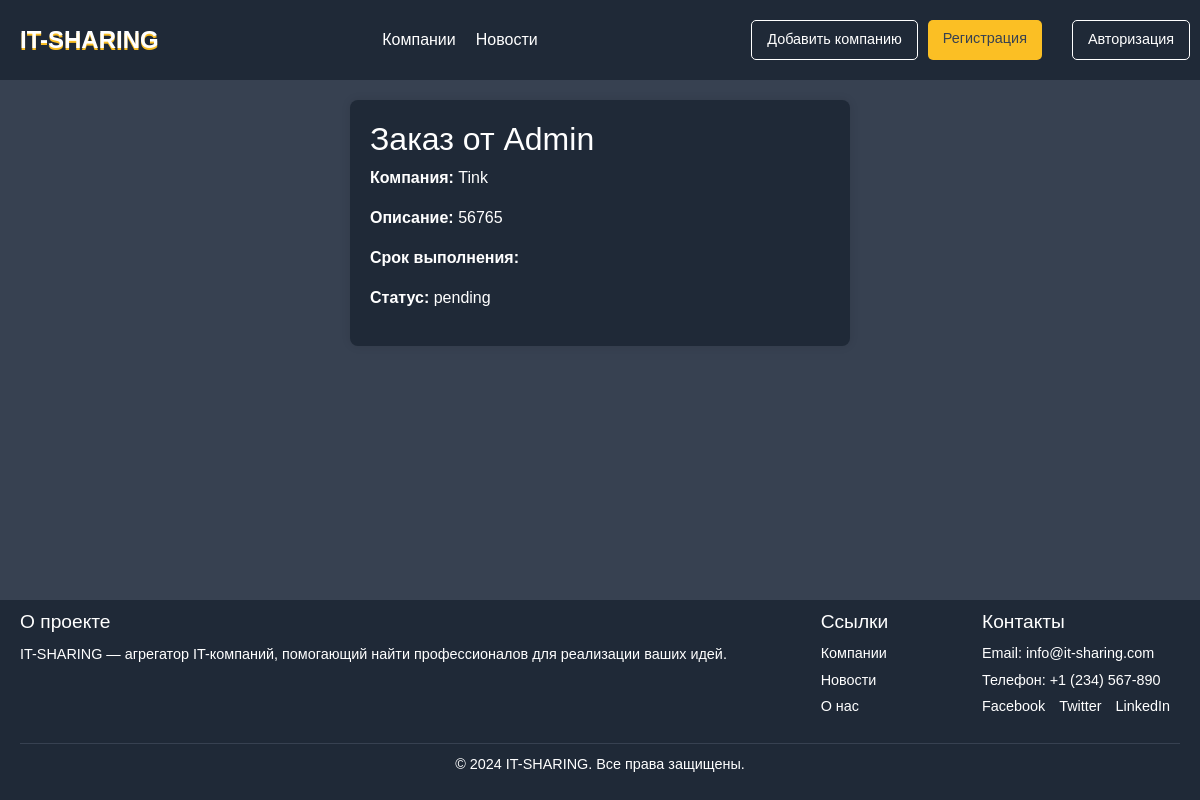
Page /order/1/ on the earlier database version.
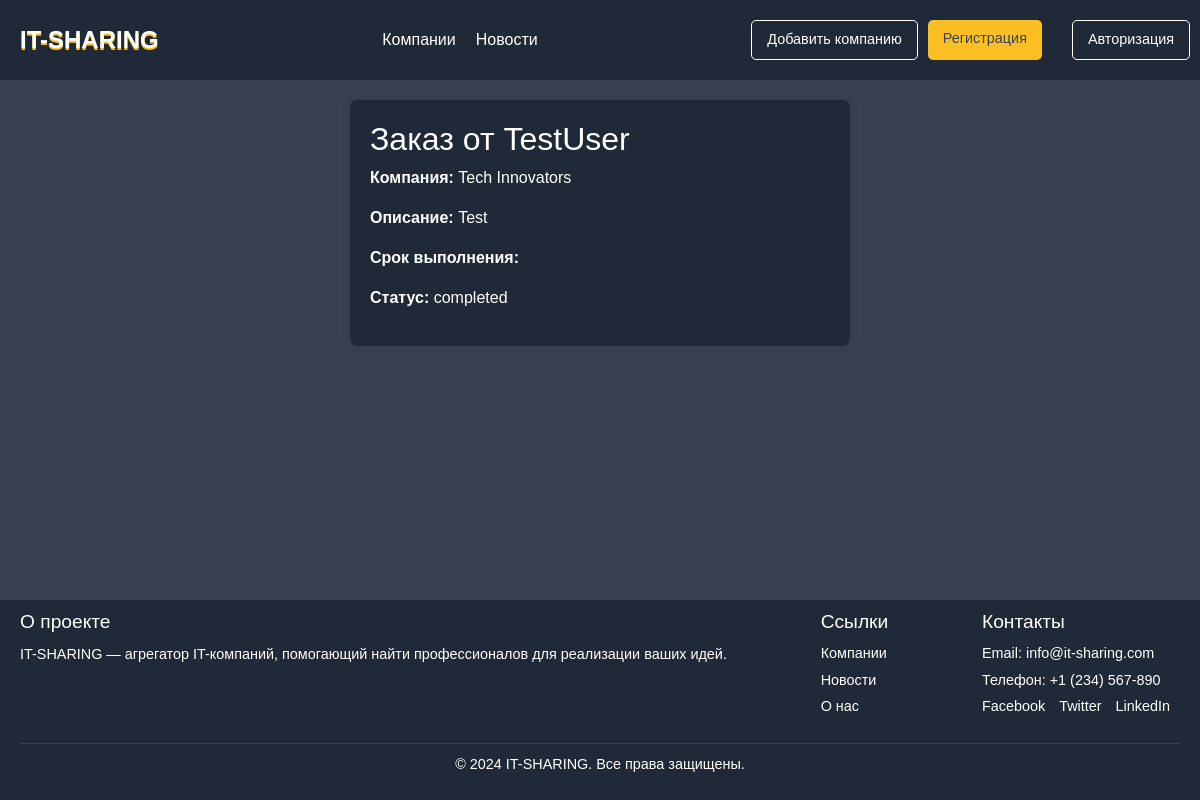
Same page on the later database version.
### main/models.py (models this page shows, shortened)
class Order(models.Model):
    STATUS_CHOICES = [
        ('pending', 'В ожидании ответа компании'),
        ('accepted', 'Принят компанией'),
        ('declined', 'Отклонен компанией'),
        ('completed_at', 'Выполнен в срок:'),
        ('completed_late', 'Выполнен, но с нарушением сроков'),
        ('not_completed', 'Не выполнен'),
        ('rejected_by_client', 'Заказчик отказался принимать работу'),
    ]
    user = models.ForeignKey(
        settings.AUTH_USER_MODEL,
        on_delete=models.CASCADE,
        verbose_name="Пользователь",
        related_name="orders"
    )
    company = models.ForeignKey(
        'companies',
        on_delete=models.CASCADE,
        related_name="order",
        verbose_name="Компания"
    )
    description = models.TextField(verbose_name="Описание заказа")
    status = models.CharField(
        max_length=50,
        choices=STATUS_CHOICES,
        default='pending',
        verbose_name="Статус заказа",
        blank=True
    )
    created_at = models.DateTimeField(auto_now_add=True, verbose_name="Дата создания заказа")
    delivery_time = models.DateTimeField(
        verbose_name="Время сдачи",
        null=True,
        blank=True,
        help_text="Дата и время завершения заказа"
    )
    dead_line = models.DateTimeField(
        verbose_name="Время на выполнение",
        null=True,
        blank=True,
        help_text="время на выполнение"
    )
    class Meta:
        verbose_name = "Заказ"
        verbose_name_plural = "Заказы"

class CustomUser(AbstractUser):
    description = models.TextField(blank=True, verbose_name="Описание")
    about = models.TextField(blank=True, verbose_name="Небольшоеописание")
    is_company = models.BooleanField(default=False, verbose_name="Представитель компании")
    company = models.ForeignKey(
        'companies',
        on_delete=models.SET_NULL,
        null=True,
        blank=True,
        verbose_name="Компания",
        related_name="representatives"
    )

class companies(models.Model):
    title = models.CharField(max_length=255, verbose_name="Название")
    slug = models.SlugField(max_length=255, unique=True, db_index=True, verbose_name="URL",null=True,blank=True,)
    content = models.TextField(blank=True, verbose_name="Описание компании",null=True)
    photo = models.ImageField(upload_to="static/main/img/companiesimg", verbose_name="Фото",null=True,blank=True)
    time_create = models.DateTimeField(auto_now_add=True, verbose_name="Время создания")
    is_active = models.BooleanField(default=True, verbose_name="Активна")
    raiting = models.FloatField(default=0,max_length=1, verbose_name="Рейтинг")
    cat = models.ManyToManyField(Category, related_name='companies', verbose_name="Категории",
                                 blank=True)  # Это должно быть ManyToManyField
    creator = models.ForeignKey(
        settings.AUTH_USER_MODEL,
        on_delete=models.CASCADE,
        related_name="created_companies",
        verbose_name="Создатель компании",
    )
    class Meta:
        verbose_name = 'Компания'
        verbose_name_plural = 'IT компания'
        ordering = ['id']

### main/views.py (the view, shortened to what this page needs)
# urls.py: path('order/<int:order_id>/', views.order_detail, name='order_detail'),
def order_detail(request, order_id):
    order = get_object_or_404(Order, id=order_id)
    form = OrderForm(request.POST)
    return render(request, 'main/order_detail.html', {'order': order})

### main/templates/main/order_detail.html (shortened to what this page needs)
{% extends 'main/layout.html' %}
{% block content %}
<div class="Add-Company">
  <h2>Заказ от {{ order.user.username }}</h2>
  <p><strong>Компания:</strong> {{ order.company.title }}</p>
  <p><strong>Описание:</strong> {{ order.description }}</p>
  <p><strong>Срок выполнения:</strong> {{ order.deadline }}</p>
  <p><strong>Статус:</strong>
    {{ order.status }}</p>
  </div>
{% endblock %}

Differences in the rows shown:
changed Order: user.username "Admin" → "TestUser"; company "Tink" → "Tech Innovators"; description "56765" → "Test"; status "pending" → "completed"
